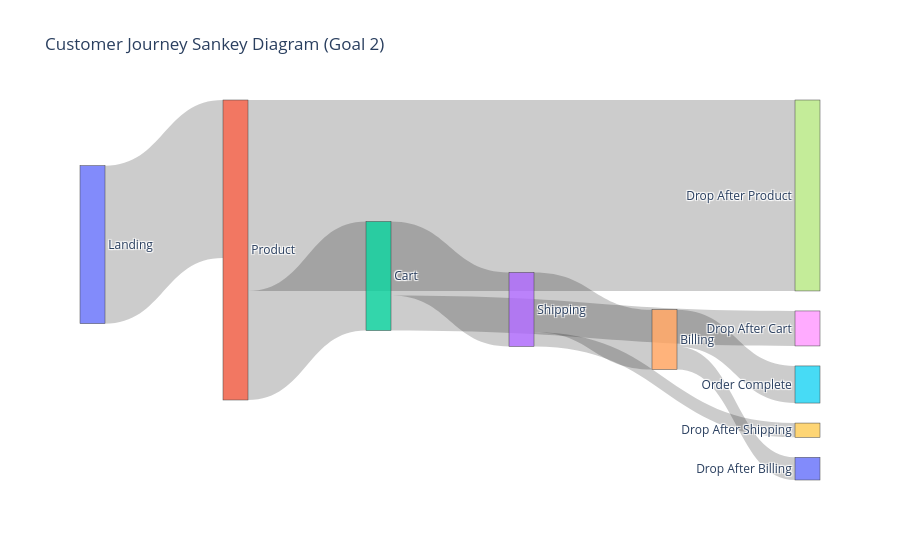

Notebook source saved alongside this figure:
### Code cell
import plotly.graph_objects as go

# Stage values (from your table)
landing = 137576
product = 261231
cart = 94953
shipping = 64484
billing = 52058
order_complete = 32313

labels = [
    "Landing",
    "Product",
    "Cart",
    "Shipping",
    "Billing",
    "Order Complete",
    "Drop After Landing",
    "Drop After Product",
    "Drop After Cart",
    "Drop After Shipping",
    "Drop After Billing"
]

source = [
    0,1,2,3,4,   # Forward flow
    0,1,2,3,4    # Drop flow
]

target = [
    1,2,3,4,5,
    6,7,8,9,10
]

values = [
    min(landing, product),  # Landing → Product
    cart,
    shipping,
    billing,
    order_complete,
    
    landing - min(landing, product),
    product - cart,
    cart - shipping,
    shipping - billing,
    billing - order_complete

]

fig = go.Figure(data=[go.Sankey(
    node=dict(
        pad=20,
        thickness=25,
        label=labels
    ),
    link=dict(
        source=source,
        target=target,
        value=values
    )
)])

fig.update_layout(
    title_text="Customer Journey Sankey Diagram (Goal 2)",
    font_size=12
)

fig.show()

### Figure 1 — Plotly figure (JSON) as saved in the notebook; plotly's stock layout.template omitted (floating-point values rounded to 4 significant figures)
{"data": [{"link": {"source": [0, 1, 2, 3, 4, 0, 1, 2, 3, 4], "target": [1, 2, 3, 4, 5, 6, 7, 8, 9, 10], "value": [137576, 94953, 64484, 52058, 32313, 0, 166278, 30469, 12426, 19745]}, "node": {"label": ["Landing", "Product", "Cart", "Shipping", "Billing", "Order Complete", "Drop After Landing", "Drop After Product", "Drop After Cart", "Drop After Shipping", "Drop After Billing"], "pad": 20, "thickness": 25}, "type": "sankey"}], "layout": {"font": {"size": 12}, "title": {"text": "Customer Journey Sankey Diagram (Goal 2)"}}}
